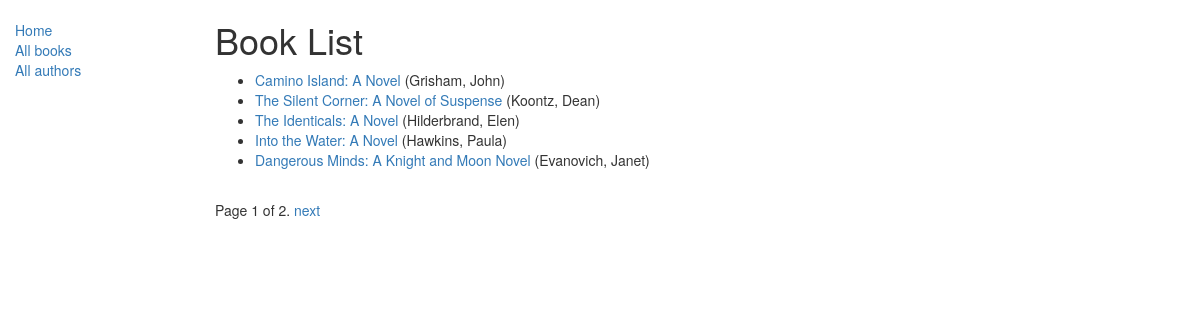
/catalog/books/, run on the app's committed database.
### catalog/models.py (models this page shows, shortened)
class Book(models.Model):
    title = models.CharField(max_length=200)
    author = models.ForeignKey('Author', on_delete=models.SET_NULL, null=True)
    summary = models.TextField(max_length=1000, help_text="Enter a brief description of the book")
    isbn = models.CharField('ISBN', max_length=13, help_text='13 Character <a href="https://www.isbn-international.org/content/what-isbn">ISBN number</a>')
    genre = models.ManyToManyField(Genre, help_text="Select a genre for this book")
    language = models.ForeignKey('Language', on_delete=models.SET_NULL, null=True)
    def get_absolute_url(self):
        return reverse('book-detail', args=[str(self.id)])
    def display_genre(self):
        """
        Creates a string for the Genre. This is required to display genre in Admin.
        """
        return ', '.join([ genre.name for genre in self.genre.all()[:3] ])
    display_genre.short_description = 'Genre'

class Author(models.Model):
    first_name = models.CharField(max_length=100)
    last_name = models.CharField(max_length=100)
    date_of_birth = models.DateField(null=True, blank=True)
    date_of_death = models.DateField('Died', null=True, blank=True)
    def __str__(self):
        return '%s, %s' % (self.last_name, self.first_name)

### catalog/views.py (the view)
class BookListView(generic.ListView):
    model = Book
    paginate_by = 5

### catalog/templates/catalog/book_list.html
{% extends "base_generic.html" %}
{% block content %}
    <h1>Book List</h1>
    {% if book_list %}
    <ul>
      {% for book in book_list %}
      <li>
        <a href="{{ book.get_absolute_url }}">{{ book.title }}</a> ({{book.author}})
      </li>
      {% endfor %}
    </ul>
    {% else %}
      <p>There are no books in the library.</p>
    {% endif %}
{% endblock %}

### catalog/templates/base_generic.html (shortened to what this page needs)
<!DOCTYPE html>
<html lang="en">
<head>
  <link rel="stylesheet" href="https://maxcdn.bootstrapcdn.com/bootstrap/3.3.7/css/bootstrap.min.css">
  {% load static %}
  <link rel="stylesheet" href="{% static 'css/styles.css' %}">
</head>
<body>
  <div class="container-fluid">
    <div class="row">
      <div class="col-sm-2">
      {% block sidebar %}
      <ul class="sidebar-nav">
          <li><a href="{% url 'index' %}">Home</a></li>
          <li><a href="{% url 'books' %}">All books</a></li>
          <li><a href="{% url 'authors' %}">All authors</a></li>
      </ul>
     {% endblock %}
      </div>
      <div class="col-sm-10 ">
      {% block content %}{% endblock %}
      {% block pagination %}
      {% if is_paginated %}
        <div class="pagination">
            <span class="page-links">
                <span class="page-current">
                    Page {{ page_obj.number }} of {{ page_obj.paginator.num_pages }}.
                </span>
                {% if page_obj.has_next %}
                    <a href="{{ request.path }}?page={{ page_obj.next_page_number }}">next</a>
                {% endif %}
            </span>
        </div>
      {% endif %}
      {% endblock %}
      </div>
    </div>
  </div>
</body>
</html>

### catalog/static/css/styles.css (style rules this page uses)
.sidebar-nav { margin-top: 20px; padding: 0; list-style: none; }

### data on the page
Book: title "Camino Island: A Novel", author "Grisham, John"
Book: title "The Silent Corner: A Novel of Suspense", author "Koontz, Dean"
Book: title "The Identicals: A Novel", author "Hilderbrand, Elen"
Book: title "Into the Water: A Novel", author "Hawkins, Paula"
Book: title "Dangerous Minds: A Knight and Moon Novel", author "Evanovich, Janet"

### other printed values
{{ page_obj.number }} "1"
{{ page_obj.paginator.num_pages }} "2"
